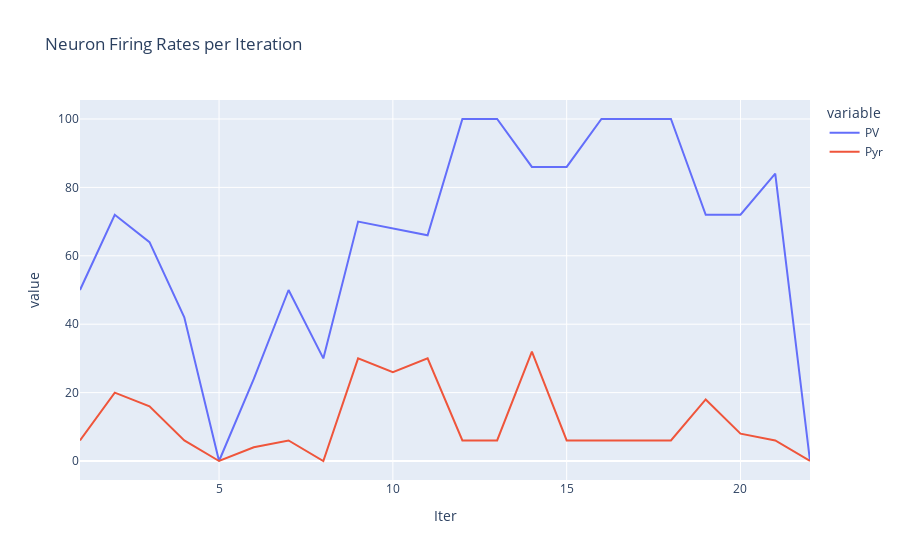

Notebook cell for this chart:
### Code cell
px.line(df, x="Iter", y=["PV", "Pyr"], title="Neuron Firing Rates per Iteration")

### Figure 1 — Plotly figure (JSON) as saved in the notebook; plotly's stock layout.template omitted (floating-point values rounded to 4 significant figures)
{"data": [{"hovertemplate": "variable=PV<br>Iter=%{x}<br>value=%{y}<extra></extra>", "legendgroup": "PV", "line": {"color": "#636efa", "dash": "solid"}, "marker": {"symbol": "circle"}, "mode": "lines", "name": "PV", "orientation": "v", "showlegend": true, "type": "scatter", "x": [1, 2, 3, 4, 5, 6, 7, 8, 9, 10, 11, 12, 13, 14, 15, 16, 17, 18, 19, 20, 21, 22], "xaxis": "x", "y": [50, 72, 64, 42, 0, 24, 50, 30, 70, 68, 66, 100, 100, 86, 86, 100, 100, 100, 72, 72, 84, 0], "yaxis": "y"}, {"hovertemplate": "variable=Pyr<br>Iter=%{x}<br>value=%{y}<extra></extra>", "legendgroup": "Pyr", "line": {"color": "#EF553B", "dash": "solid"}, "marker": {"symbol": "circle"}, "mode": "lines", "name": "Pyr", "orientation": "v", "showlegend": true, "type": "scatter", "x": [1, 2, 3, 4, 5, 6, 7, 8, 9, 10, 11, 12, 13, 14, 15, 16, 17, 18, 19, 20, 21, 22], "xaxis": "x", "y": [6, 20, 16, 6, 0, 4, 6, 0, 30, 26, 30, 6, 6, 32, 6, 6, 6, 6, 18, 8, 6, 0], "yaxis": "y"}], "layout": {"legend": {"title": {"text": "variable"}, "tracegroupgap": 0}, "title": {"text": "Neuron Firing Rates per Iteration"}, "xaxis": {"anchor": "y", "domain": [0, 1], "title": {"text": "Iter"}}, "yaxis": {"anchor": "x", "domain": [0, 1], "title": {"text": "value"}}}}
